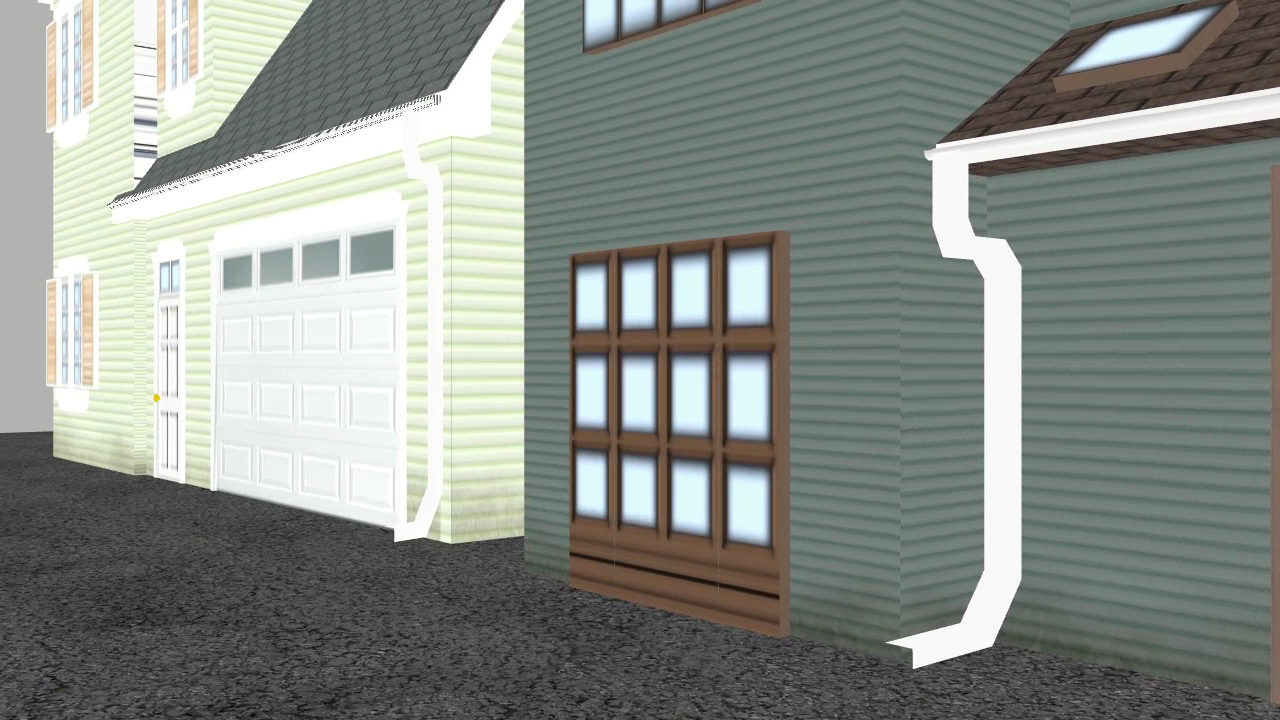
#> input picture notebooks/data/test_picture.png, 1280 x 720 px
$ jupyter execute --allow-errors asfm_recurrent.ipynb
#> lines starting #> are read from the running program, lines starting #| are printed output that depends on the picture; after the words box and inside, x2 and y2 are one past the last pixel; in counts of white or black regions, pixels touching at a corner belong together
[cell 1]
import cv2
import numpy as np

from scipy import ndimage

#> (a cell that did not finish here is left out)

[cell 3]
img = cv2.imread('data/test_picture.png')
#> img is the input picture: shape (720, 1280, 3); mean B, G, R 136, 142.2, 136.7
gray = cv2.cvtColor(img,cv2.COLOR_BGR2GRAY)
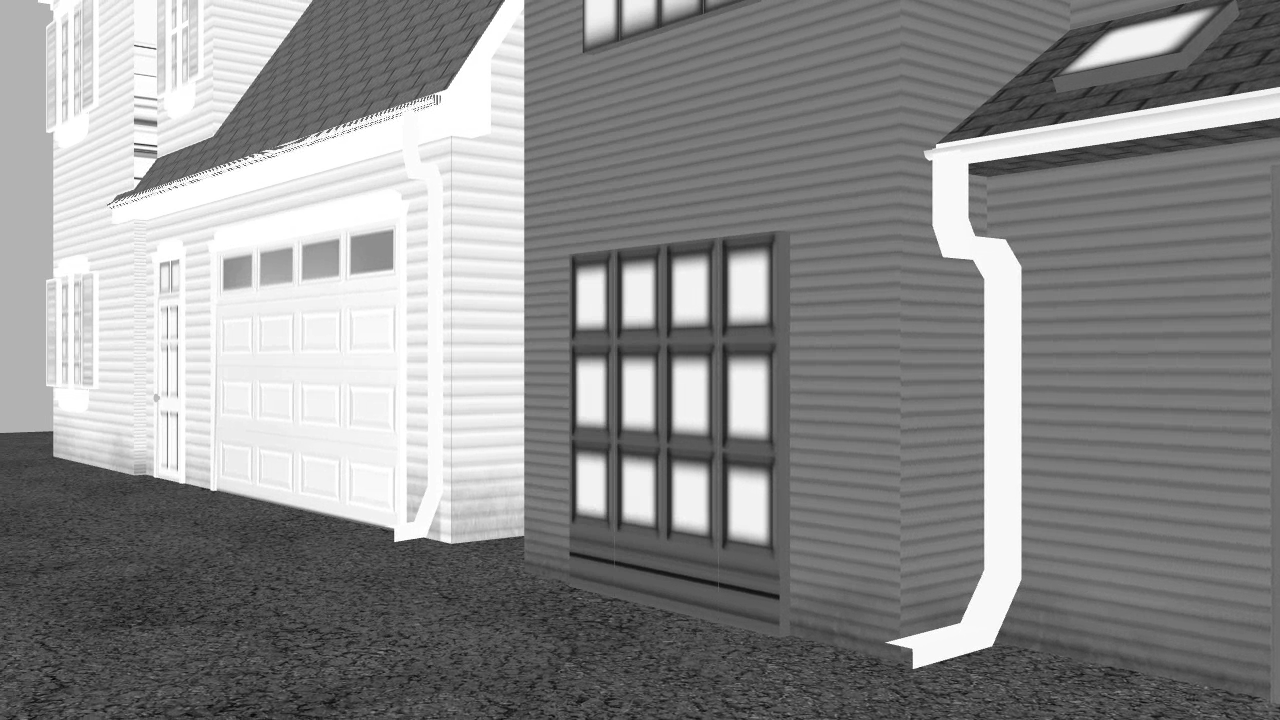
#> gray: shape (720, 1280); min 3, max 255, mean 139.9
edges = cv2.Canny(gray,50,150,apertureSize = 3)
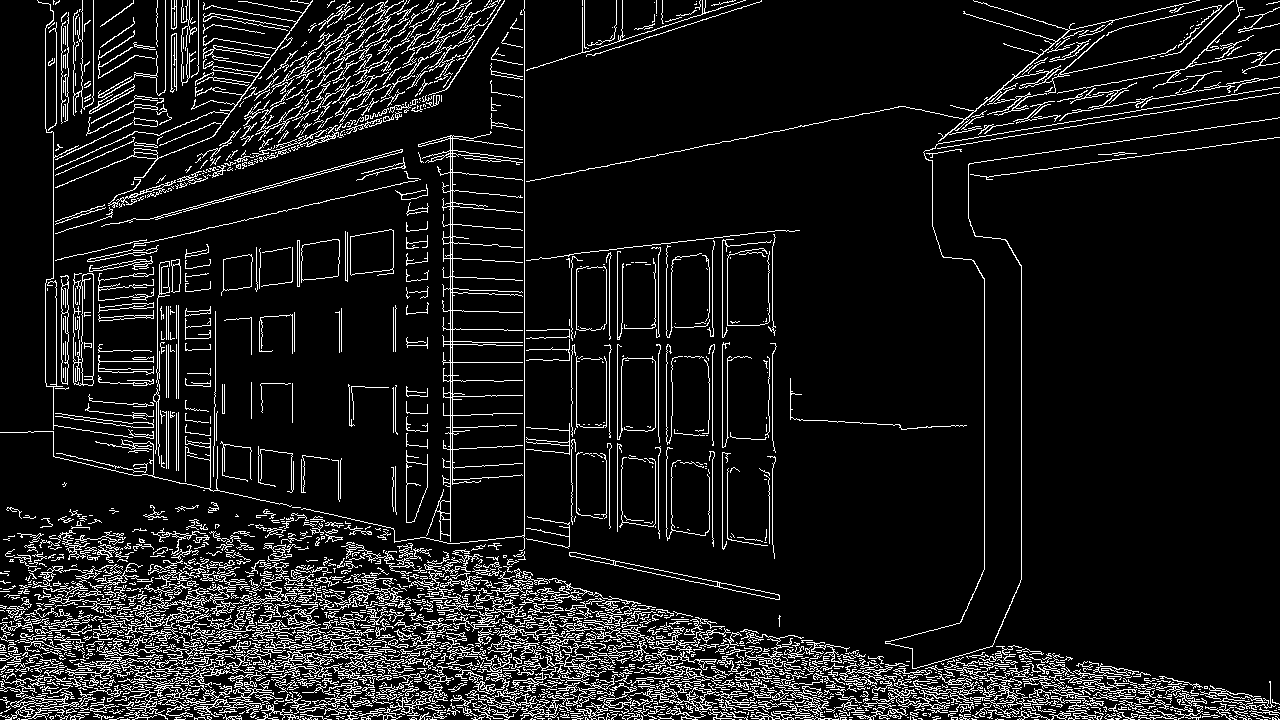
#> edges: shape (720, 1280); 9.9% white in thin lines or dots

lines = cv2.HoughLines(edges,1,np.pi/180,200)
#> lines = 870 rows, first 8: [524, 0], [702, 1.57], [450, 0], [608, 1.64], [687, 1.59], [625, 1.64], [645, 1.61], [653, 1.61]
for rho,theta in lines[0]:
    a = np.cos(theta)
    b = np.sin(theta)
    x0 = a*rho
    y0 = b*rho
    x1 = int(x0 + 1000*(-b))
    y1 = int(y0 + 1000*(a))
    x2 = int(x0 - 1000*(-b))
    y2 = int(y0 - 1000*(a))

    cv2.line(img,(x1,y1),(x2,y2),(0,0,255),2)
#> this loop made 1 pass
#> (rho, theta, a, b, x0, y0, x1, y1) on pass 1: (524, 0, 1, 0, 524, 0, 524, 1000)
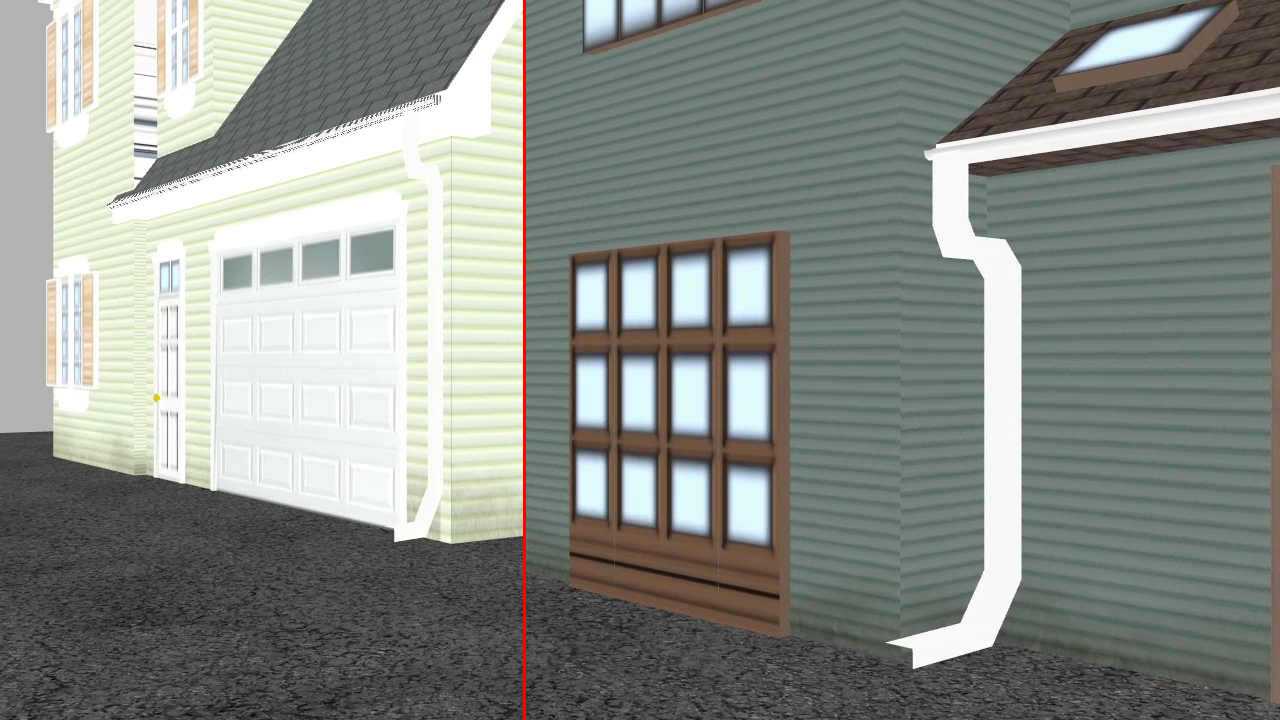
#> img: shape (720, 1280, 3); 0.23% of pixels changed, all inside (x1, y1, x2, y2) = (523, 0, 526, 720)

cv2.imwrite('data/edges.jpg', edges)
cv2.imwrite('data/houghlines.jpg', img)
#> Out = True

[cell 4]
cv2.imshow("ImageWindow", edges)
cv2.waitKey()
#> Out = 27

[cell 5]
img = cv2.imread('data/test_picture.png')
gray = cv2.cvtColor(img, cv2.COLOR_BGR2GRAY)
edges = cv2.Canny(gray,50,150,apertureSize = 3)

minLineLength = 100
maxLineGap = 10

lines = cv2.HoughLinesP(edges,1,np.pi/180,100,minLineLength,maxLineGap)
#> lines = 343 rows, first 6: [524, 536, 524, 11], [1191, 701, 1203, 701], [948, 684, 961, 684], [1082, 680, 1093, 680], [452, 484, 452, 136], [259, 692, 271, 692]

for x1,y1,x2,y2 in lines[0]:
    cv2.line(img,(x1,y1),(x2,y2),(0,255,0),2)
#> this loop made 1 pass
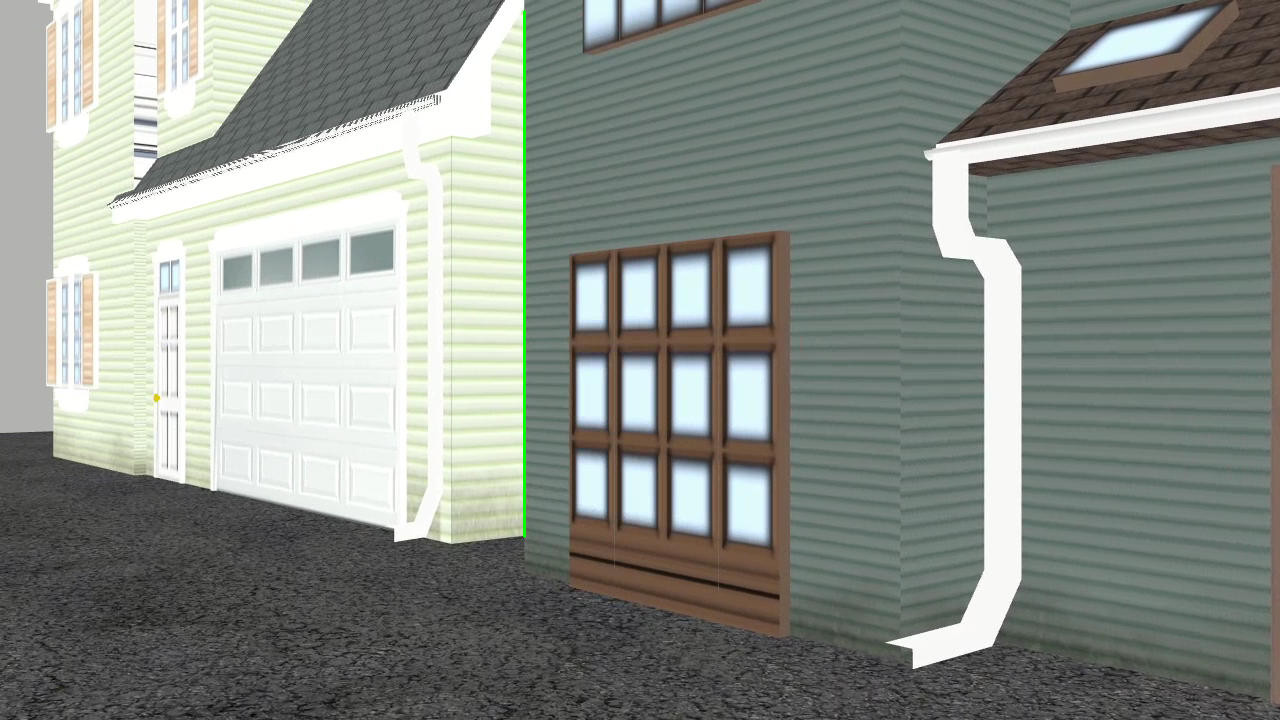
#> img: shape (720, 1280, 3); 0.17% of pixels changed, all inside (x1, y1, x2, y2) = (523, 10, 526, 538)

cv2.imwrite('data/houghlines2.jpg',img)
#> Out = True
